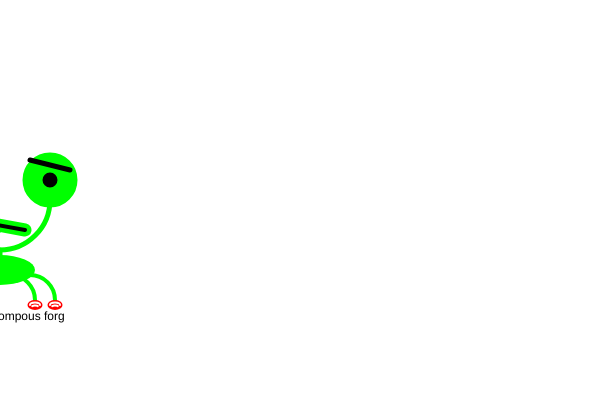
Frame 1 (no input)
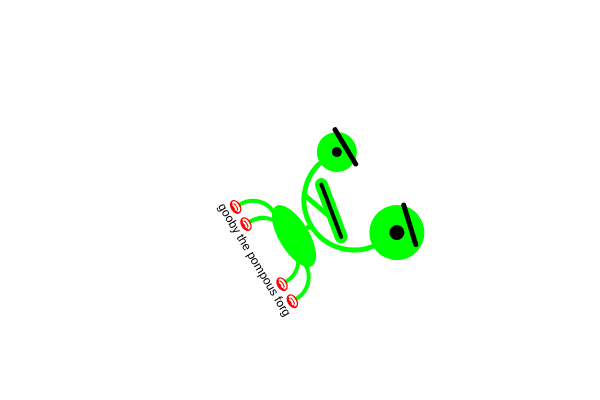
Frame 60 (no input)
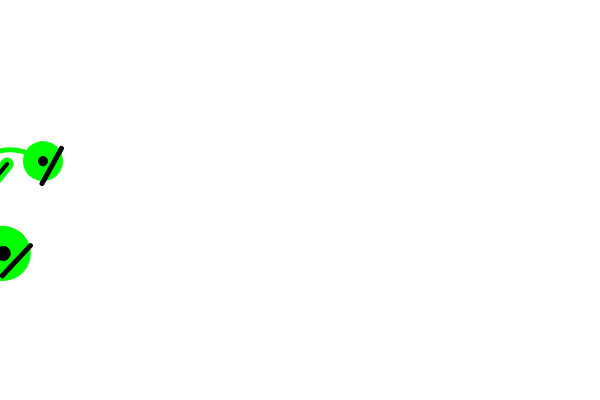
Frame 120 (the mouse pressed at the canvas centre since frame 60)

The p5.js sketch that drew these frames (run headless with seeded random() and noise() and a simulated clock; from frame 60 on, the mouse is pressed at the canvas centre):

// p5.js sketch
// ── sketch.js
/*** this is where the code that draws your cryptid goes ***/
function drawGooby(x,y,s,a) {

	// move the cryptid to where he's supposed to be
	push();
	translate(x,y)
	scale(s)
	rotate(a)

	noStroke();

	// neck neck
	stroke(0,255,0)
	strokeWeight(5)
	line(0,70,0,50)

	// mouth neck
	line(-30,40,0,30)

	// eye neck
	noFill();
	arc(0,0,100,100,0,PI)

	fill(0,255,0)
	// outer eyes
	ellipse(50,-20,50,50)
	ellipse(-50,-10,35,35)

	fill(0)
	//inner eyes
	ellipse(50,-20, 20, 20)
	ellipse(-50, -10, 15, 15)

	// eyebrows
	stroke(0)
	line(30,-40,70,-30)
	line(-30,-20,-70,-20)

	// mouth
	stroke(0,255, 0)
	strokeWeight(13)
	line(-30, 20, 25, 30)
	strokeWeight(4)
	stroke(0)
	line(-30, 20, 25, 30)

	// body
	noStroke()
	fill(0,255,0)
	ellipse(0,70,70,30)

	function drawLeg(x,y,start,end) {
		noFill();
		stroke(0,255,0)
		arc(x,y,50,50,start,end)
	}

	drawLeg(30,100,-PI/2,0)
	drawLeg(-30,100,PI,-PI/2)
	drawLeg(10,100,-PI/2,0)
	drawLeg(-10,100,PI,-PI/2)

	function drawShoe(x,y) {
		noStroke()
		fill(255,0,0)
		ellipse(x,y,15,10)
		noFill()
		stroke(255)
		strokeWeight(2)
		arc(x,y,10,5,PI,0)
		arc(x,y + 2,7,3,-PI*0.9,-PI*0.1)
	}

	drawShoe(35,105)
	drawShoe(-35,105)
	drawShoe(55,105)
	drawShoe(-55,105)

	fill(0)
	textAlign(CENTER)
	text("gooby the pompous forg", 0, 120)

	// un-move the cryptid
	pop()
}

/*** this code is called once, at the start of the program ***/
function setup() {
	createCanvas(600, 400);
	background(255,255,255);
}

// the angle that the cryptid is rotated at
let gooby_a = 0;
// the x position of the cryptid
let gooby_x = 0;

/*** this code is called 60 times per second ***/
function draw() {
	background(255,255,255);
	drawGooby(gooby_x,200,1,gooby_a)
	gooby_x += 6;
	gooby_a += PI/180;

	if (gooby_x > 650) {
		gooby_x = -50;
	}
}

// ── canvas.html
<html>
  <head>
    <script src="https://cdn.jsdelivr.net/npm/p5@1.9.0/lib/p5.js"></script>
    <script src="cryptid.js"></script>
    <script src="sketch.js"></script>
  </head>
  <body>
    <main>
    </main>
  </body>
</html>

// ── cryptid.js
function drawCryptid1(x,y,s,a) {
	// change this to whatever cryptid you want to draw
	drawBasicCryptid(x,y,s,a);
}

function drawBasicCryptid(x,y,s,a) {
	push();
	rectMode(CENTER);
	translate(x,y)
	scale(s)
	rotate(a)

	// draw your cryptid here
	rect(0,0,200,100)

	pop()
}

function drawCrusader(x,y,s,a) {
	push();
	translate(x,y)
	scale(s)
	rotate(a)
	
	// horse
	fill(0)
	stroke(0)
	ellipse(0,20,50,25)

	// horse neck
	strokeWeight(8)
	line(20,10,30,0)
	strokeWeight(1)

	// horse head
	triangle(25,0,50,0,25,-12)

	// horse legs
	strokeWeight(5)
	line(15,15,40,40)
	line(15,15,30,40)
	line(-10,15,-40,40)
	line(-10,15,-30,40)
	// tail
	line(-20,20,-30,0)
	strokeWeight(1)


	// armor
	stroke(0,0,0)
	fill(200,200,200)
	ellipse(0,0,10,30)
	triangle(-2,-10,7,-10,-2,-20)

	push()
	translate(6,20)
	rotate(-PI/6)
	ellipse(0,0,10,20)
	pop()

	// crest
	stroke(255,0,0)
	strokeWeight(5)
	noFill()
	arc(-2,-15,20,20,PI,-PI/6)

	// lance
	noStroke()
	fill(0,0,255)
	rect(-20,2.5,20,5)
	triangle(0,10,80,5,0,0)

	pop()
}
